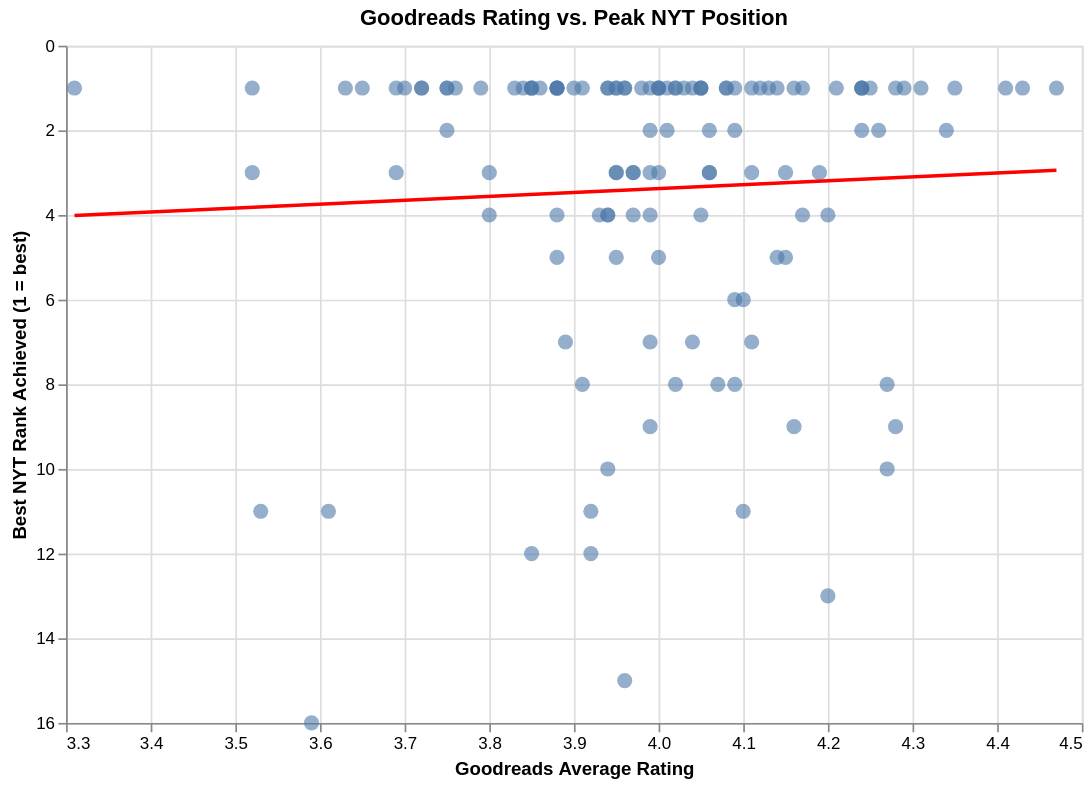

The notebook cell this image was saved under:
### Markdown cell above
Scatter Graph 2: Ratings vs Weeks Trending

### Code cell
scatter2 = alt.Chart(merged_df).mark_circle(size=80, opacity=0.6,           
  color="#4C78A8").encode(                                                    
      x=alt.X("gr_avg_rating:Q",          
              title="Goodreads Average Rating",                               
              scale=alt.Scale(zero=False)),                                   
      y=alt.Y("best_rank:Q",                                                  
              title="Best NYT Rank Achieved (1 = best)",                      
              scale=alt.Scale(reverse=True)), 
      tooltip=["title", "author", "gr_avg_rating", "best_rank"],              
  ).properties(                           
      width=600, height=400,                                                  
      title="Goodreads Rating vs. Peak NYT Position"                          
  )                                                                           
                                                                              
regression2 = scatter2.transform_regression(                    
      "gr_avg_rating", "best_rank"                                            
  ).mark_line(color="red")                    
                                                                              
scatter2 + regression2
